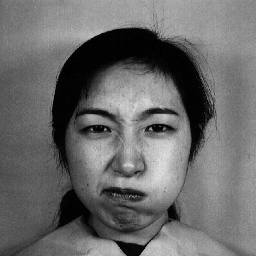
#> input picture Abolgasemi and tavassolipour/5/Q5_Datasets/part1/emotion detection dateset/train/1.angry.tiff, 256 x 256 px; its folder holds only this picture in this run
$ python imageLoader.py
#> lines starting #> are read from the running program, lines starting #| are printed output that depends on the picture
import imageio
import os
import matplotlib.pyplot as plt
import numpy as np

def main():
    train_data , train_label = loadImages(
        r"H:\GIT project\Machine Learning with Abolgasemi/5\Q5_Datasets\part1\emotion detection dateset\train")
    test_data , test_label = loadImages(
        r"H:\GIT project\Machine Learning with Abolgasemi/5\Q5_Datasets\part1\emotion detection dateset\test")

    print("number of train data images is" , train_data.shape[0] , "and number of features for each image is", train_data.shape[1])

    ### To show each images, you should reshape it to 256,256 and then use 'plt.imshow'
    plt.imshow(train_data[0].reshape(256,256) , cmap='gray')
    plt.show()

    ### Write your code here


    ###


def loadImages(dirName):
    # This function loads images from any directory
    # :param str dirName: is address of the directory (string)

    data = []
    label = []
    for root, dirs, files in os.walk(dirName):
        for file in files:
            face = imageio.imread(os.path.join(root, file)) # Load image from a path
#> face is the input picture: shape (256, 256); min 0, max 225, mean 106.1
            face = face.reshape(256 * 256, ).tolist()          # Flatten image . Note: size of any image is 256,256
#> face = 65536 items
            data.append(face)
            label.append(file.split('.')[1])                   # Label of an image is in its fileName
    return np.asarray(data) , label


if __name__ == '__main__':
    main()
#> in main, `train_data , train_label = loadImages( r"H:\GIT project\Machine Learni..`: train_label = ['angry']
#| number of train data images is 1 and number of features for each image is 65536
#> in main, `plt.show()`:
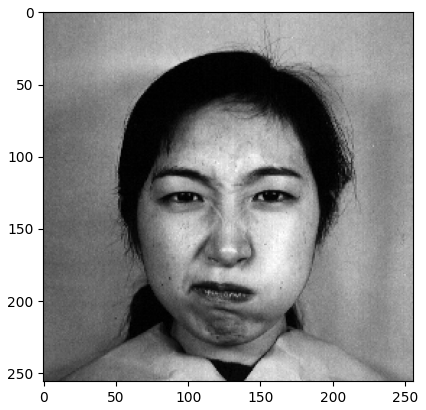
#> figure drawn by matplotlib, 1 panel

$ run again, on Abolgasemi and tavassolipour/5/Q5_Datasets/part1/emotion detection dateset/train/107.surprise.tiff
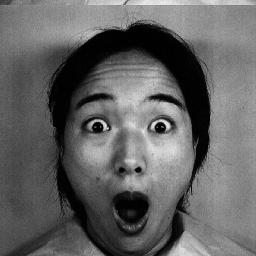
#> input picture Abolgasemi and tavassolipour/5/Q5_Datasets/part1/emotion detection dateset/train/107.surprise.tiff, 256 x 256 px
#> in loadImages, face is the input picture: shape (256, 256); min 0, max 240, mean 99.3
#> face = 65536 items
#> train_label = ['surprise']
#| number of train data images is 1 and number of features for each image is 65536
#> in main, `plt.show()`:
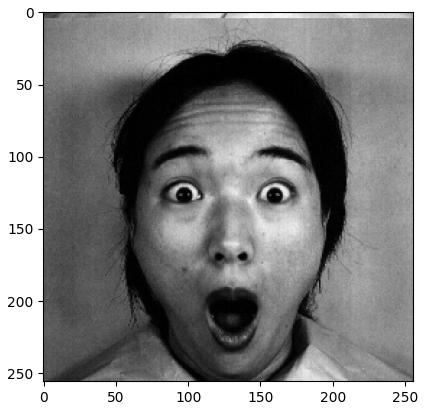
#> figure drawn by matplotlib, 1 panel

$ run again, on Abolgasemi and tavassolipour/5/Q5_Datasets/part1/emotion detection dateset/train/109.angry.tiff
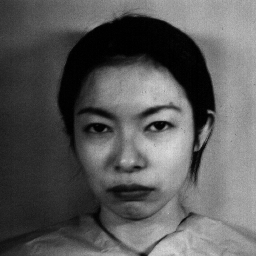
#> input picture Abolgasemi and tavassolipour/5/Q5_Datasets/part1/emotion detection dateset/train/109.angry.tiff, 256 x 256 px
#> in loadImages, face is the input picture: shape (256, 256); min 0, max 219, mean 90.3
#> face = 65536 items
#> train_label = ['angry']
#| number of train data images is 1 and number of features for each image is 65536
#> in main, `plt.show()`:
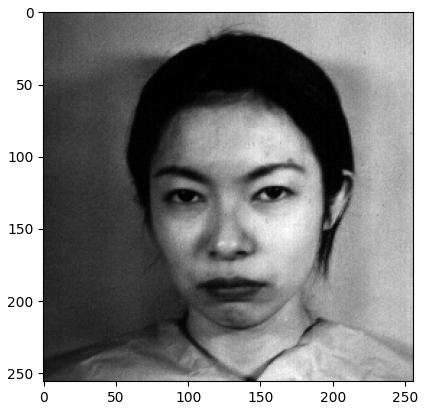
#> figure drawn by matplotlib, 1 panel

$ run again, on Abolgasemi and tavassolipour/5/Q5_Datasets/part1/emotion detection dateset/train/10.fear.tiff
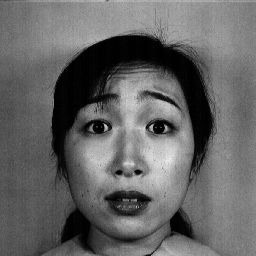
#> input picture Abolgasemi and tavassolipour/5/Q5_Datasets/part1/emotion detection dateset/train/10.fear.tiff, 256 x 256 px
#> in loadImages, face is the input picture: shape (256, 256); min 0, max 235, mean 100.9
#> face = 65536 items
#> train_label = ['fear']
#| number of train data images is 1 and number of features for each image is 65536
#> in main, `plt.show()`:
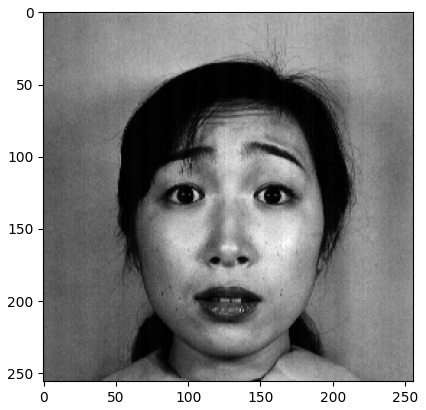
#> figure drawn by matplotlib, 1 panel
